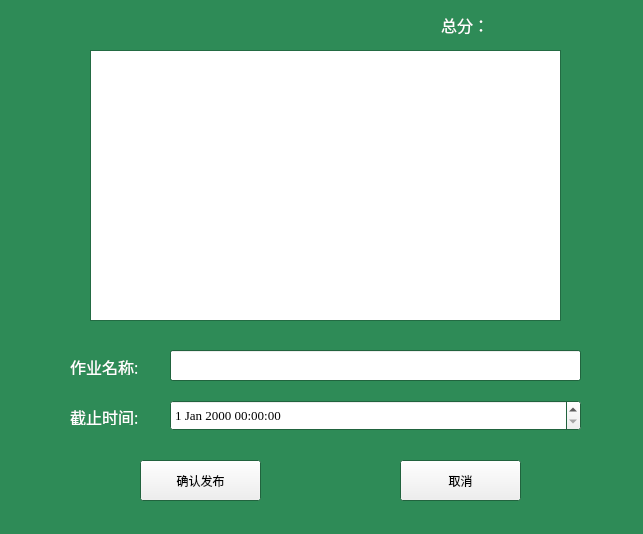
<?xml version="1.0" encoding="UTF-8"?>
<ui version="4.0">
 <class>Form</class>
 <widget class="QWidget" name="Form">
  <property name="geometry">
   <rect>
    <x>0</x>
    <y>0</y>
    <width>643</width>
    <height>534</height>
   </rect>
  </property>
  <property name="palette">
   <palette>
    <active>
     <colorrole role="Base">
      <brush brushstyle="SolidPattern">
       <color alpha="255">
        <red>255</red>
        <green>255</green>
        <blue>255</blue>
       </color>
      </brush>
     </colorrole>
     <colorrole role="Window">
      <brush brushstyle="SolidPattern">
       <color alpha="255">
        <red>46</red>
        <green>139</green>
        <blue>87</blue>
       </color>
      </brush>
     </colorrole>
    </active>
    <inactive>
     <colorrole role="Base">
      <brush brushstyle="SolidPattern">
       <color alpha="255">
        <red>255</red>
        <green>255</green>
        <blue>255</blue>
       </color>
      </brush>
     </colorrole>
     <colorrole role="Window">
      <brush brushstyle="SolidPattern">
       <color alpha="255">
        <red>46</red>
        <green>139</green>
        <blue>87</blue>
       </color>
      </brush>
     </colorrole>
    </inactive>
    <disabled>
     <colorrole role="Base">
      <brush brushstyle="SolidPattern">
       <color alpha="255">
        <red>46</red>
        <green>139</green>
        <blue>87</blue>
       </color>
      </brush>
     </colorrole>
     <colorrole role="Window">
      <brush brushstyle="SolidPattern">
       <color alpha="255">
        <red>46</red>
        <green>139</green>
        <blue>87</blue>
       </color>
      </brush>
     </colorrole>
    </disabled>
   </palette>
  </property>
  <property name="windowTitle">
   <string>Form</string>
  </property>
  <widget class="QListWidget" name="listWidget">
   <property name="geometry">
    <rect>
     <x>90</x>
     <y>50</y>
     <width>471</width>
     <height>271</height>
    </rect>
   </property>
  </widget>
  <widget class="QLabel" name="label">
   <property name="geometry">
    <rect>
     <x>70</x>
     <y>359</y>
     <width>91</width>
     <height>16</height>
    </rect>
   </property>
   <property name="palette">
    <palette>
     <active>
      <colorrole role="WindowText">
       <brush brushstyle="SolidPattern">
        <color alpha="255">
         <red>255</red>
         <green>255</green>
         <blue>255</blue>
        </color>
       </brush>
      </colorrole>
     </active>
     <inactive>
      <colorrole role="WindowText">
       <brush brushstyle="SolidPattern">
        <color alpha="255">
         <red>255</red>
         <green>255</green>
         <blue>255</blue>
        </color>
       </brush>
      </colorrole>
     </inactive>
     <disabled>
      <colorrole role="WindowText">
       <brush brushstyle="SolidPattern">
        <color alpha="255">
         <red>120</red>
         <green>120</green>
         <blue>120</blue>
        </color>
       </brush>
      </colorrole>
     </disabled>
    </palette>
   </property>
   <property name="font">
    <font>
     <family>楷体</family>
     <pointsize>12</pointsize>
    </font>
   </property>
   <property name="text">
    <string>作业名称:</string>
   </property>
  </widget>
  <widget class="QPushButton" name="pushButton">
   <property name="geometry">
    <rect>
     <x>140</x>
     <y>460</y>
     <width>121</width>
     <height>41</height>
    </rect>
   </property>
   <property name="text">
    <string>确认发布</string>
   </property>
  </widget>
  <widget class="QPushButton" name="pushButton_2">
   <property name="geometry">
    <rect>
     <x>400</x>
     <y>460</y>
     <width>121</width>
     <height>41</height>
    </rect>
   </property>
   <property name="text">
    <string>取消</string>
   </property>
  </widget>
  <widget class="QLabel" name="label_2">
   <property name="geometry">
    <rect>
     <x>70</x>
     <y>409</y>
     <width>91</width>
     <height>16</height>
    </rect>
   </property>
   <property name="palette">
    <palette>
     <active>
      <colorrole role="WindowText">
       <brush brushstyle="SolidPattern">
        <color alpha="255">
         <red>255</red>
         <green>255</green>
         <blue>255</blue>
        </color>
       </brush>
      </colorrole>
     </active>
     <inactive>
      <colorrole role="WindowText">
       <brush brushstyle="SolidPattern">
        <color alpha="255">
         <red>255</red>
         <green>255</green>
         <blue>255</blue>
        </color>
       </brush>
      </colorrole>
     </inactive>
     <disabled>
      <colorrole role="WindowText">
       <brush brushstyle="SolidPattern">
        <color alpha="255">
         <red>120</red>
         <green>120</green>
         <blue>120</blue>
        </color>
       </brush>
      </colorrole>
     </disabled>
    </palette>
   </property>
   <property name="font">
    <font>
     <family>楷体</family>
     <pointsize>12</pointsize>
    </font>
   </property>
   <property name="text">
    <string>截止时间:</string>
   </property>
  </widget>
  <widget class="QDateTimeEdit" name="dateTimeEdit">
   <property name="geometry">
    <rect>
     <x>170</x>
     <y>400</y>
     <width>411</width>
     <height>31</height>
    </rect>
   </property>
   <property name="font">
    <font>
     <family>Times New Roman</family>
     <pointsize>10</pointsize>
    </font>
   </property>
  </widget>
  <widget class="QLabel" name="label_3">
   <property name="geometry">
    <rect>
     <x>441</x>
     <y>15</y>
     <width>81</width>
     <height>20</height>
    </rect>
   </property>
   <property name="palette">
    <palette>
     <active>
      <colorrole role="WindowText">
       <brush brushstyle="SolidPattern">
        <color alpha="255">
         <red>255</red>
         <green>255</green>
         <blue>255</blue>
        </color>
       </brush>
      </colorrole>
      <colorrole role="Text">
       <brush brushstyle="SolidPattern">
        <color alpha="255">
         <red>255</red>
         <green>255</green>
         <blue>255</blue>
        </color>
       </brush>
      </colorrole>
      <colorrole role="PlaceholderText">
       <brush brushstyle="SolidPattern">
        <color alpha="128">
         <red>255</red>
         <green>255</green>
         <blue>255</blue>
        </color>
       </brush>
      </colorrole>
     </active>
     <inactive>
      <colorrole role="WindowText">
       <brush brushstyle="SolidPattern">
        <color alpha="255">
         <red>255</red>
         <green>255</green>
         <blue>255</blue>
        </color>
       </brush>
      </colorrole>
      <colorrole role="Text">
       <brush brushstyle="SolidPattern">
        <color alpha="255">
         <red>255</red>
         <green>255</green>
         <blue>255</blue>
        </color>
       </brush>
      </colorrole>
      <colorrole role="PlaceholderText">
       <brush brushstyle="SolidPattern">
        <color alpha="128">
         <red>255</red>
         <green>255</green>
         <blue>255</blue>
        </color>
       </brush>
      </colorrole>
     </inactive>
     <disabled>
      <colorrole role="WindowText">
       <brush brushstyle="SolidPattern">
        <color alpha="255">
         <red>120</red>
         <green>120</green>
         <blue>120</blue>
        </color>
       </brush>
      </colorrole>
      <colorrole role="Text">
       <brush brushstyle="SolidPattern">
        <color alpha="255">
         <red>120</red>
         <green>120</green>
         <blue>120</blue>
        </color>
       </brush>
      </colorrole>
      <colorrole role="PlaceholderText">
       <brush brushstyle="SolidPattern">
        <color alpha="128">
         <red>0</red>
         <green>0</green>
         <blue>0</blue>
        </color>
       </brush>
      </colorrole>
     </disabled>
    </palette>
   </property>
   <property name="font">
    <font>
     <family>Microsoft YaHei</family>
     <pointsize>12</pointsize>
    </font>
   </property>
   <property name="text">
    <string>总分： </string>
   </property>
  </widget>
  <widget class="QLineEdit" name="lineEdit">
   <property name="geometry">
    <rect>
     <x>170</x>
     <y>350</y>
     <width>411</width>
     <height>31</height>
    </rect>
   </property>
   <property name="font">
    <font>
     <family>Microsoft YaHei</family>
     <pointsize>10</pointsize>
    </font>
   </property>
   <property name="text">
    <string/>
   </property>
  </widget>
 </widget>
 <resources/>
 <connections/>
</ui>
